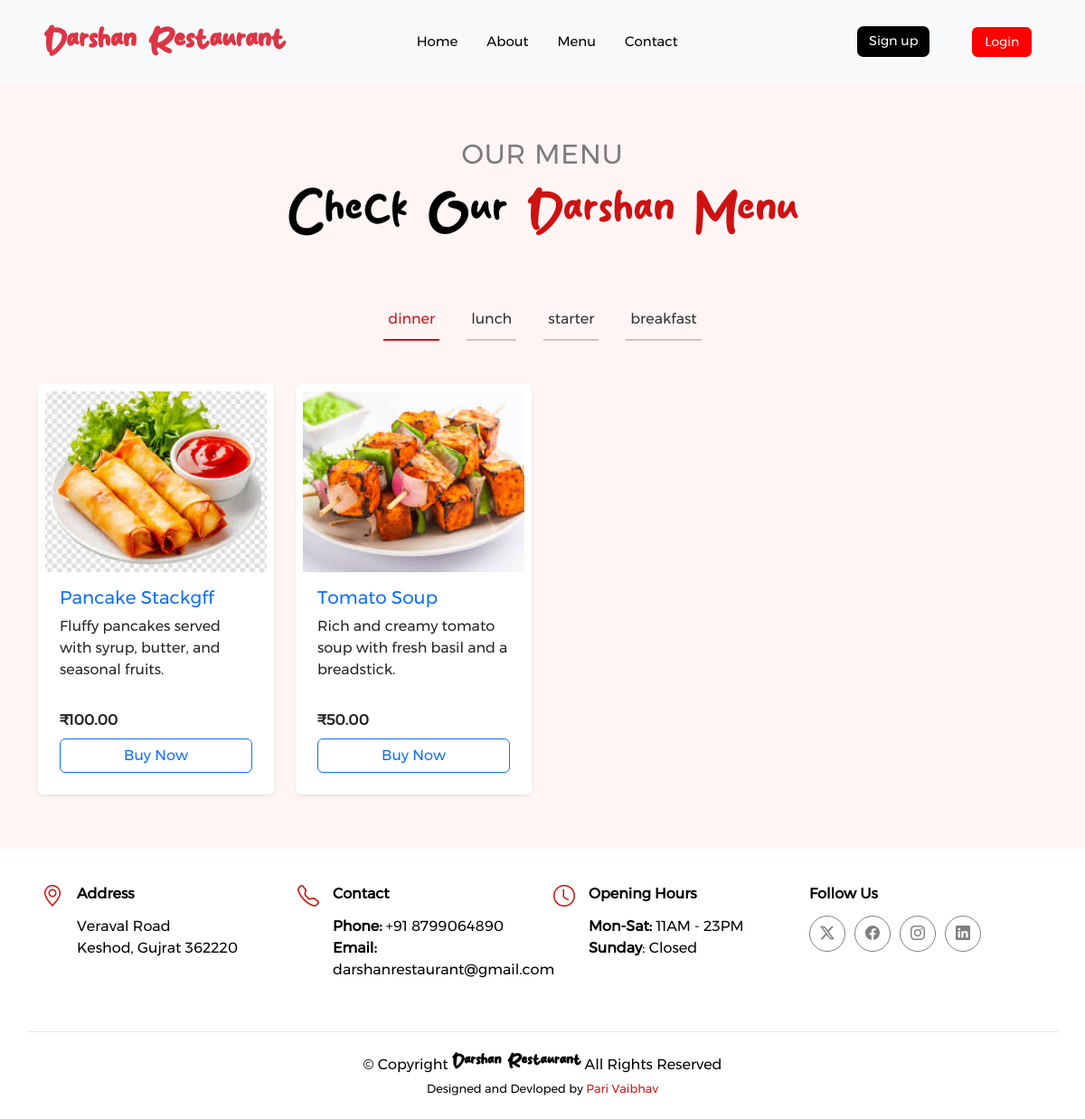
The page /menu on the database its author committed.
### tables this page shows
CREATE TABLE `menu` (
  `menu_id` int(11) NOT NULL,
  `menu_name` varchar(255) NOT NULL,
  `menu_description` text NOT NULL,
  `menu_price` int(10) NOT NULL,
  `menu_category` enum('starter','dinner','lunch','breakfast') NOT NULL,
  `menu_image` varchar(255) NOT NULL,
  `created_at` timestamp NOT NULL DEFAULT current_timestamp()
);

### menu.php (the view, shortened to what this page needs)
<?php
include_once "./includes/db.php";
$catSql = "SELECT DISTINCT menu_category FROM menu";
$catResult = $conn->query($catSql);
$foundCategories = [];
if ($catResult->num_rows > 0) {
    while ($cat = $catResult->fetch_assoc()) {
        $foundCategories[] = $cat['menu_category'];
    }
}
$categories = [];
foreach ($foundCategories as $cat) {
    if (!in_array($cat, $categories)) {
        $categories[] = $cat;
    }
}
?>
<!DOCTYPE html>
<html lang="en">
<head>
    <link href="assets/vendor/bootstrap/css/bootstrap.min.css" rel="stylesheet">
    <link href="assets/vendor/bootstrap-icons/bootstrap-icons.css" rel="stylesheet">
    <link href="assets/vendor/aos/aos.css" rel="stylesheet">
    <link href="assets/vendor/glightbox/css/glightbox.min.css" rel="stylesheet">
    <link href="assets/vendor/swiper/swiper-bundle.min.css" rel="stylesheet">
    <link href="assets/css/main.css" rel="stylesheet">
</head>
<body style="cursor:none;">
    <?php include 'header.php'; ?>
    <section id="menu" class="menu section">
        <div class="container section-title" data-aos="fade-up">
            <h2>Our Menu</h2>
            <p><span>Check Our</span> <span class="description-title">Darshan Menu</span></p>
        </div>
        <ul class="nav nav-tabs d-flex justify-content-center" id="menuTab" role="tablist">
            <?php foreach ($categories as $index => $cat): ?>
                <li class="nav-item" role="presentation">
                    <button class="nav-link <?= $index === 0 ? 'active' : '' ?>"
                        id="tab-<?= md5($cat) ?>"
                        data-bs-toggle="tab"
                        data-bs-target="#content-<?= md5($cat) ?>"
                        type="button"
                        role="tab"
                        aria-controls="content-<?= md5($cat) ?>"
                        aria-selected="<?= $index === 0 ? 'true' : 'false' ?>">
                        <?= htmlspecialchars($cat) ?>
                    </button>
                </li>
            <?php endforeach; ?>
        </ul>
        <div class="tab-content mt-5" id="menuTabContent">
            <?php foreach ($categories as $index => $cat): ?>
                <div class="tab-pane fade <?= $index === 0 ? 'show active' : '' ?>"
                    id="content-<?= md5($cat) ?>" role="tabpanel" >
                    <div class="container" >
                        <div class="row row-cols-1 row-cols-sm-2 row-cols-md-3 row-cols-lg-4 g-4">
                            <?php
                            $stmt = $conn->prepare("SELECT * FROM menu WHERE menu_category = ?");
                            $stmt->bind_param("s", $cat);
                            $stmt->execute();
                            $itemsResult = $stmt->get_result();
                            if ($itemsResult->num_rows > 0):
                                while ($item = $itemsResult->fetch_assoc()):
                            ?>
                                    <div class="col">
                                        <div class="card h-100 shadow-sm border-0 p-2 " data-aos="fade-up" data-aos-delay="<?= $index * 100 ?>">
                                            <img src="<?= htmlspecialchars($item['menu_image']) ?>"
                                                class="card-img-top"
                                                alt="<?= htmlspecialchars($item['menu_name']) ?>"
                                                style="object-fit: cover; height: 200px;">
                                            <div class="card-body d-flex flex-column">
                                                <h5 class="card-title text-primary"><?= htmlspecialchars($item['menu_name']) ?></h5>
                                                <p class="card-text flex-grow-1"><?= htmlspecialchars($item['menu_description']) ?></p>
                                                <div class="mt-3">
                                                    <p class="mb-2"><strong>₹<?= number_format($item['menu_price'], 2) ?></strong></p>
                                                    <button type="button"
                                                        class="btn btn-outline-primary w-100 buy-now-btn"
                                                        data-id="<?= $item['menu_id'] ?>"
                                                        data-name="<?= htmlspecialchars($item['menu_name']) ?>"
                                                        data-description="<?= htmlspecialchars($item['menu_description']) ?>"
                                                        data-price="<?= $item['menu_price'] ?>"
                                                        data-image="<?= htmlspecialchars($item['menu_image']) ?>">
                                                        Buy Now
                                                    </button>
                                                </div>
                                            </div>
                                        </div>
                                    </div>
                                <?php endwhile;
                            else: ?>
                                <div class="col">
                                    <div class="alert alert-warning text-center w-100">No items in this category.</div>
                                </div>
                            <?php endif;
                            $stmt->close(); ?>
                        </div>
                    </div>
                </div>
            <?php endforeach; ?>
        </div>
    </section>
    <?php include 'footer.php'; ?>
</body>
</html>

### assets/css/main.css (style rules this page uses)
:root { --default-font: "font2", system-ui, -apple-system, "Segoe UI", Roboto, "Helvetica Neue", Arial, "Noto Sans", "Liberation Sans", sans-serif, "Apple Color Emoji", "Segoe UI Emoji", "Segoe UI Symbol", "Noto Color Emoji"; }
:root { --default-color: #000000; --heading-color: #000000; --accent-color: #ce1212; --surface-color: #ffffff; --contrast-color: #ffffff; }
:root { --nav-color: #000000; --nav-hover-color: #ce1212; --nav-mobile-background-color: #ffffff; --nav-dropdown-background-color: #ffffff; --nav-dropdown-color: #7f7f90; --nav-dropdown-hover-color: #ce1212; }
:root { scroll-behavior: smooth; }
body { color: var(--default-color); background-color: #fff5f5 !important; font-family: var(--default-font); cursor: default !important; }
h1, h2, h3, h4, h5, h6 { color: var(--heading-color); }
section, .section { color: var(--default-color); background-color: var(--background-color); padding: 60px 0; scroll-margin-top: 92px; overflow: clip; }
.section-title { text-align: center; padding-bottom: 60px; position: relative; }
.section-title h2 { font-size: clamp(1rem, 2.5vw, 2rem); letter-spacing: 1px; font-weight: 400; padding: 0; margin: 0; color: color-mix(in srgb, var(--default-color), transparent 50%); display: inline-block; text-transform: uppercase; }
.section-title p { color: var(--heading-color); margin: 10px 0 0 0; font-family: "font3" !important; font-weight: 500; font-size: clamp(1.5rem, 5vw, 3rem); }
.section-title p .description-title { color: var(--accent-color); }
.menu .nav-tabs { border: 0; }
.menu .nav-link { background-color: var(--background-color); color: color-mix(in srgb, var(--default-color), transparent 20%); margin: 0 15px; padding: 10px 5px; transition: 0.3s; border-radius: 0; height: 100%; border: 0; border-bottom: 2px solid color-mix(in srgb, var(--default-color), transparent 80%); }
.menu .nav-link.active { background-color: var(--background-color); color: var(--accent-color); border-color: var(--accent-color); }

### rows shown on the page
menu: menu_image (picture), menu_name "Pancake Stackgff", menu_description "Fluffy pancakes served with syrup, butter, and seasonal fruits.", menu_price "100.00"
menu: menu_image (picture), menu_name "Tomato Soup", menu_description "Rich and creamy tomato soup with fresh basil and a breadstick.", menu_price "50.00"

### other values the page prints
$cat "dinner"
$cat "lunch"
$cat "starter"
$cat "breakfast"
